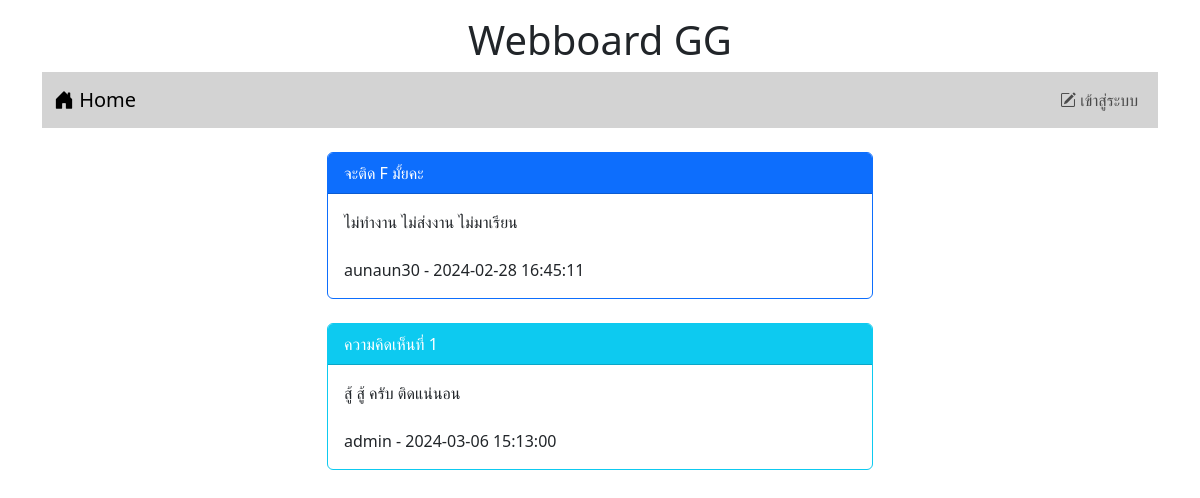
Page /post.php?id=1 on the earlier database version.
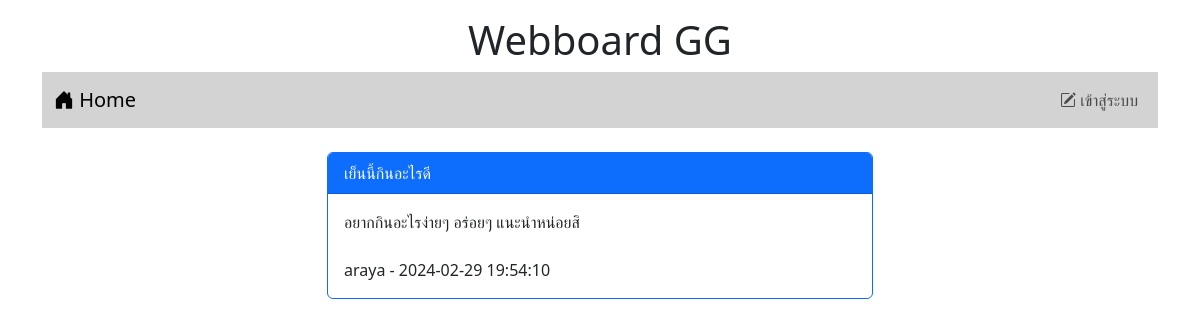
Same page on the later database version.
### tables this page shows
CREATE TABLE `post` (
  `id` int(11) NOT NULL,
  `title` varchar(128) NOT NULL,
  `content` varchar(2048) NOT NULL,
  `post_date` datetime NOT NULL,
  `cat_id` int(11) NOT NULL,
  `user_id` int(11) NOT NULL
);

CREATE TABLE `user` (
  `id` int(11) NOT NULL,
  `login` varchar(32) NOT NULL,
  `password` varchar(64) NOT NULL,
  `name` varchar(64) NOT NULL,
  `gender` char(1) NOT NULL,
  `email` varchar(32) NOT NULL,
  `role` char(1) NOT NULL
);

CREATE TABLE `comment` (
  `id` int(11) NOT NULL,
  `content` varchar(20148) NOT NULL,
  `post_date` datetime NOT NULL,
  `user_id` int(11) NOT NULL,
  `post_id` int(11) NOT NULL
);

### post.php (the view, shortened to what this page needs)
<!DOCTYPE html>
<html lang="en">
<head>
    <link href="https://cdn.jsdelivr.net/npm/bootstrap@5.3.0-alpha1/dist/css/bootstrap.min.css" rel="stylesheet">
    <link rel="stylesheet" href="https://cdn.jsdelivr.net/npm/bootstrap-icons@1.10.3/font/bootstrap-icons.css">
</head>
<body>
    <div class="container-lg">
        <h1 style="text-align: center;" class="mt-3">Webboard GG</h1>
        <?php include "nav.php"?>
        <div class="row mt-4">
            <div class="col-lg-3 col-md-2 col-sm-1"></div>
            <div class="col-lg-6 col-md-8 col-sm-10">
            <?php
            $conn=new PDO("mysql:host=localhost;dbname=webboard;charset=utf8","root","");
            $sql="select post.title,post.content,post.post_date,user.login
            from post inner join user on
            (post.user_id=user.id) where post.id=$_GET[id]";
            $result=$conn->query($sql);
            while($row=$result->fetch()){
                echo "<div class='card border-primary'>";
                echo "<div class='card-header bg-primary text-white'>$row[0]</div>";
                echo "<div class='card-body'>$row[1]<br><br>$row[3] - $row[2]</div>";
                echo "</div>";
            }
            ?>
            <br>
            <?php
            $conn = new PDO("mysql:host=localhost;dbname=webboard;charset=utf8", "root", "");
            $sql = "select comment.content,comment.post_date,user.login
            from comment inner join user on
            (comment.user_id=user.id) where comment.post_id=$_GET[id]";
            $i = 1;
            $result = $conn->query($sql);
            while ($row = $result->fetch()) {
            echo "<div class='card border-info'>";
            echo "<div class='card-header bg-info text-white'>ความคิดเห็นที่ $i</div>";
            echo "<div class='card-body'>$row[0]<br><br>$row[2] - $row[1]</div>";
            echo "</div>";
            $i = $i + 1;
            }
            ?>
                <br>
            </div>
            <div class="col-lg-3 col-md-2 col-sm-1"></div>
        </div>
    </div>
</body>
</html>

Differences in the rows shown:
removed post: title "จะติด F มั้ยคะ", content "ไม่ทำงาน ไม่ส่งงาน ไม่มาเรียน", user.login "aunaun30", post_date "2024-02-28 16:45:11"
removed comment: content "สู้ สู้ ครับ ติดแน่นอน", user.login "admin", post_date "2024-03-06 15:13:00"
added post: title "เย็นนี้กินอะไรดี", content "อยากกินอะไรง่ายๆ อร่อยๆ แนะนำหน่อยสิ", user.login "araya", post_date "2024-02-29 19:54:10"
